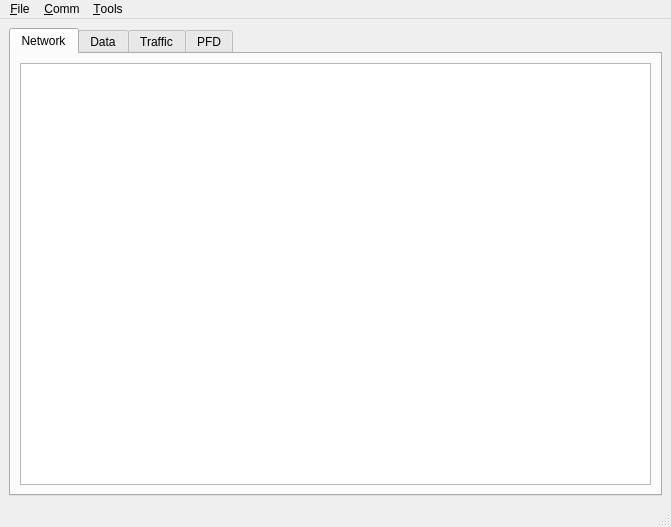
<?xml version="1.0" encoding="UTF-8"?>
<ui version="4.0">
 <class>MainWindow</class>
 <widget class="QMainWindow" name="MainWindow">
  <property name="geometry">
   <rect>
    <x>0</x>
    <y>0</y>
    <width>671</width>
    <height>527</height>
   </rect>
  </property>
  <property name="windowTitle">
   <string>CAN-FIX Configuration Utility</string>
  </property>
  <widget class="QWidget" name="centralwidget">
   <layout class="QHBoxLayout" name="horizontalLayout">
    <item>
     <widget class="QTabWidget" name="tabWidget">
      <property name="currentIndex">
       <number>0</number>
      </property>
      <widget class="QWidget" name="tabNetwork">
       <attribute name="title">
        <string>Network</string>
       </attribute>
       <layout class="QHBoxLayout" name="horizontalLayout_3">
        <item>
         <widget class="QTreeView" name="viewNetwork"/>
        </item>
       </layout>
      </widget>
      <widget class="QWidget" name="tabData">
       <attribute name="title">
        <string>Data</string>
       </attribute>
       <layout class="QHBoxLayout" name="horizontalLayout_2">
        <item>
         <widget class="QTableView" name="tableData">
          <property name="selectionMode">
           <enum>QAbstractItemView::SingleSelection</enum>
          </property>
          <property name="selectionBehavior">
           <enum>QAbstractItemView::SelectRows</enum>
          </property>
         </widget>
        </item>
       </layout>
      </widget>
      <widget class="QWidget" name="tabTraffic">
       <property name="layoutDirection">
        <enum>Qt::LeftToRight</enum>
       </property>
       <attribute name="title">
        <string>Traffic</string>
       </attribute>
       <layout class="QHBoxLayout" name="horizontalLayout_4">
        <item>
         <widget class="QTextBrowser" name="textTraffic"/>
        </item>
       </layout>
      </widget>
      <widget class="QWidget" name="tabPFD">
       <attribute name="title">
        <string>PFD</string>
       </attribute>
       <layout class="QHBoxLayout" name="horizontalLayout_5">
        <item>
         <widget class="QGraphicsView" name="gviewPFD"/>
        </item>
       </layout>
      </widget>
     </widget>
    </item>
   </layout>
  </widget>
  <widget class="QMenuBar" name="menubar">
   <property name="geometry">
    <rect>
     <x>0</x>
     <y>0</y>
     <width>671</width>
     <height>21</height>
    </rect>
   </property>
   <widget class="QMenu" name="menuComm">
    <property name="title">
     <string>&amp;Comm</string>
    </property>
    <addaction name="actionConnect"/>
    <addaction name="actionDisconnect"/>
   </widget>
   <widget class="QMenu" name="menuFile">
    <property name="title">
     <string>&amp;File</string>
    </property>
    <addaction name="actionExit"/>
   </widget>
   <widget class="QMenu" name="menu_Tools">
    <property name="title">
     <string>&amp;Tools</string>
    </property>
    <addaction name="actionLoad_Firmware"/>
   </widget>
   <addaction name="menuFile"/>
   <addaction name="menuComm"/>
   <addaction name="menu_Tools"/>
  </widget>
  <widget class="QStatusBar" name="statusbar"/>
  <action name="actionConnect">
   <property name="text">
    <string>Connect...</string>
   </property>
   <property name="shortcut">
    <string>Meta+C</string>
   </property>
  </action>
  <action name="actionDisconnect">
   <property name="text">
    <string>Disconnect</string>
   </property>
   <property name="shortcut">
    <string>Meta+D</string>
   </property>
  </action>
  <action name="actionNew">
   <property name="text">
    <string>New</string>
   </property>
  </action>
  <action name="actionOpen">
   <property name="text">
    <string>Open...</string>
   </property>
  </action>
  <action name="actionSave">
   <property name="text">
    <string>Save</string>
   </property>
  </action>
  <action name="actionSave_As">
   <property name="text">
    <string>Save As...</string>
   </property>
  </action>
  <action name="actionExit">
   <property name="text">
    <string>Exit</string>
   </property>
   <property name="shortcut">
    <string>Ctrl+Q</string>
   </property>
  </action>
  <action name="actionLoad_Firmware">
   <property name="text">
    <string>Load &amp;Firmware</string>
   </property>
   <property name="shortcut">
    <string>Ctrl+Alt+F</string>
   </property>
  </action>
 </widget>
 <resources/>
 <connections>
  <connection>
   <sender>actionConnect</sender>
   <signal>triggered()</signal>
   <receiver>MainWindow</receiver>
   <slot>connect()</slot>
   <hints>
    <hint type="sourcelabel">
     <x>-1</x>
     <y>-1</y>
    </hint>
    <hint type="destinationlabel">
     <x>335</x>
     <y>263</y>
    </hint>
   </hints>
  </connection>
  <connection>
   <sender>actionExit</sender>
   <signal>triggered()</signal>
   <receiver>MainWindow</receiver>
   <slot>close()</slot>
   <hints>
    <hint type="sourcelabel">
     <x>-1</x>
     <y>-1</y>
    </hint>
    <hint type="destinationlabel">
     <x>335</x>
     <y>263</y>
    </hint>
   </hints>
  </connection>
  <connection>
   <sender>tableData</sender>
   <signal>doubleClicked(QModelIndex)</signal>
   <receiver>MainWindow</receiver>
   <slot>dataEdit(QModelIndex)</slot>
   <hints>
    <hint type="sourcelabel">
     <x>103</x>
     <y>75</y>
    </hint>
    <hint type="destinationlabel">
     <x>667</x>
     <y>27</y>
    </hint>
   </hints>
  </connection>
  <connection>
   <sender>actionLoad_Firmware</sender>
   <signal>triggered()</signal>
   <receiver>MainWindow</receiver>
   <slot>loadFirmware()</slot>
   <hints>
    <hint type="sourcelabel">
     <x>-1</x>
     <y>-1</y>
    </hint>
    <hint type="destinationlabel">
     <x>335</x>
     <y>263</y>
    </hint>
   </hints>
  </connection>
  <connection>
   <sender>actionDisconnect</sender>
   <signal>triggered()</signal>
   <receiver>MainWindow</receiver>
   <slot>disconnect()</slot>
   <hints>
    <hint type="sourcelabel">
     <x>-1</x>
     <y>-1</y>
    </hint>
    <hint type="destinationlabel">
     <x>335</x>
     <y>263</y>
    </hint>
   </hints>
  </connection>
 </connections>
 <slots>
  <slot>connect()</slot>
  <slot>deviceEdit(QModelIndex)</slot>
  <slot>dataEdit(QModelIndex)</slot>
  <slot>loadFirmware()</slot>
  <slot>disconnect()</slot>
 </slots>
</ui>
